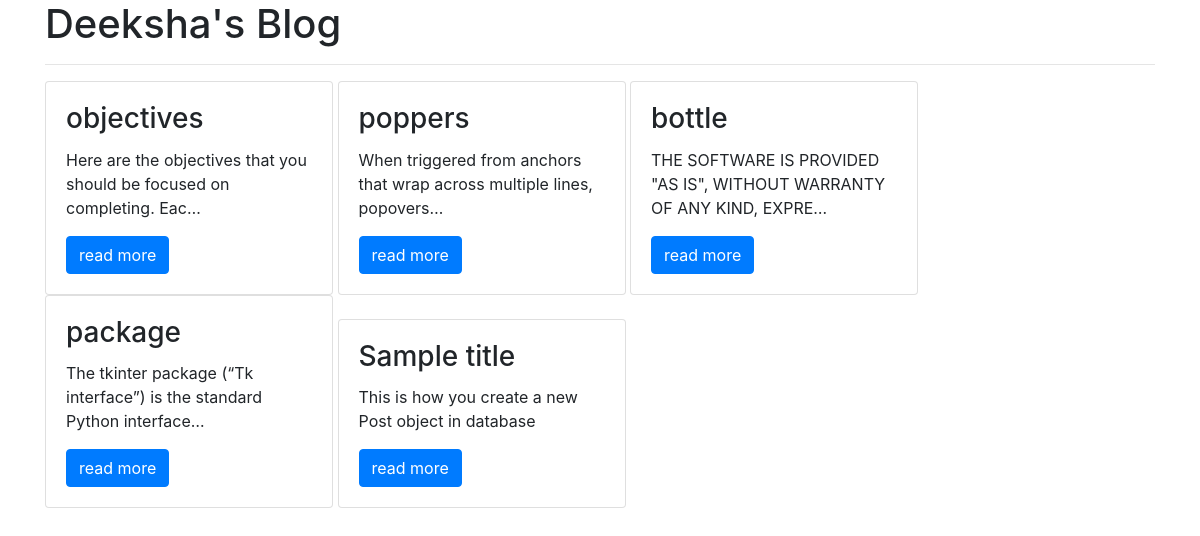
The page / on the database its author committed.
### pages/models.py (models this page shows, shortened)
class BlogPost(models.Model):
 	title=models.CharField(max_length=200)
 	body=models.TextField()
 	date_published=models.DateTimeField(auto_now_add=True)

### pages/views.py (the view)
# urls.py: 2. Add a URL to urlpatterns:  path('', views.home, name='home')
def home(request):
	posts=BlogPost.objects.all()
	return render(request,"home.html",{"posts":posts})

### pages/templates/home.html (shortened to what this page needs)
<!DOCTYPE html>
<html>
<head>
	<link rel="stylesheet" href="https://stackpath.bootstrapcdn.com/bootstrap/4.1.3/css/bootstrap.min.css">
</head>
<body>
	<div class="container">
		<h1>Deeksha's Blog</h1>
		<hr>
		{% for post in posts %}
			<div class="card" style="width: 18rem; display: inline-block;">
  				<div class="card-body">
    				<h3 class="card-title">{{post.title}}</h3>
    				<p class="card-text">{{post.body|truncatechars:70}}</p>
    				<a href="/post/{{post.id}}" class="btn btn-primary">read more</a>
 				</div>
			</div>
		{% endfor %}
	</div>
</body>
</html>

### rows shown on the page
BlogPost: title "objectives", body "Here are the objectives that you should be focused on completing. Eac…"
BlogPost: title "poppers", body "When triggered from anchors that wrap across multiple lines, popovers…"
BlogPost: title "bottle", body "THE SOFTWARE IS PROVIDED \"AS IS\", WITHOUT WARRANTY OF ANY KIND, EXPRE…"
BlogPost: title "package", body "The tkinter package (“Tk interface”) is the standard Python interface…"
BlogPost: title "Sample title", body "This is how you create a new Post object in database"
